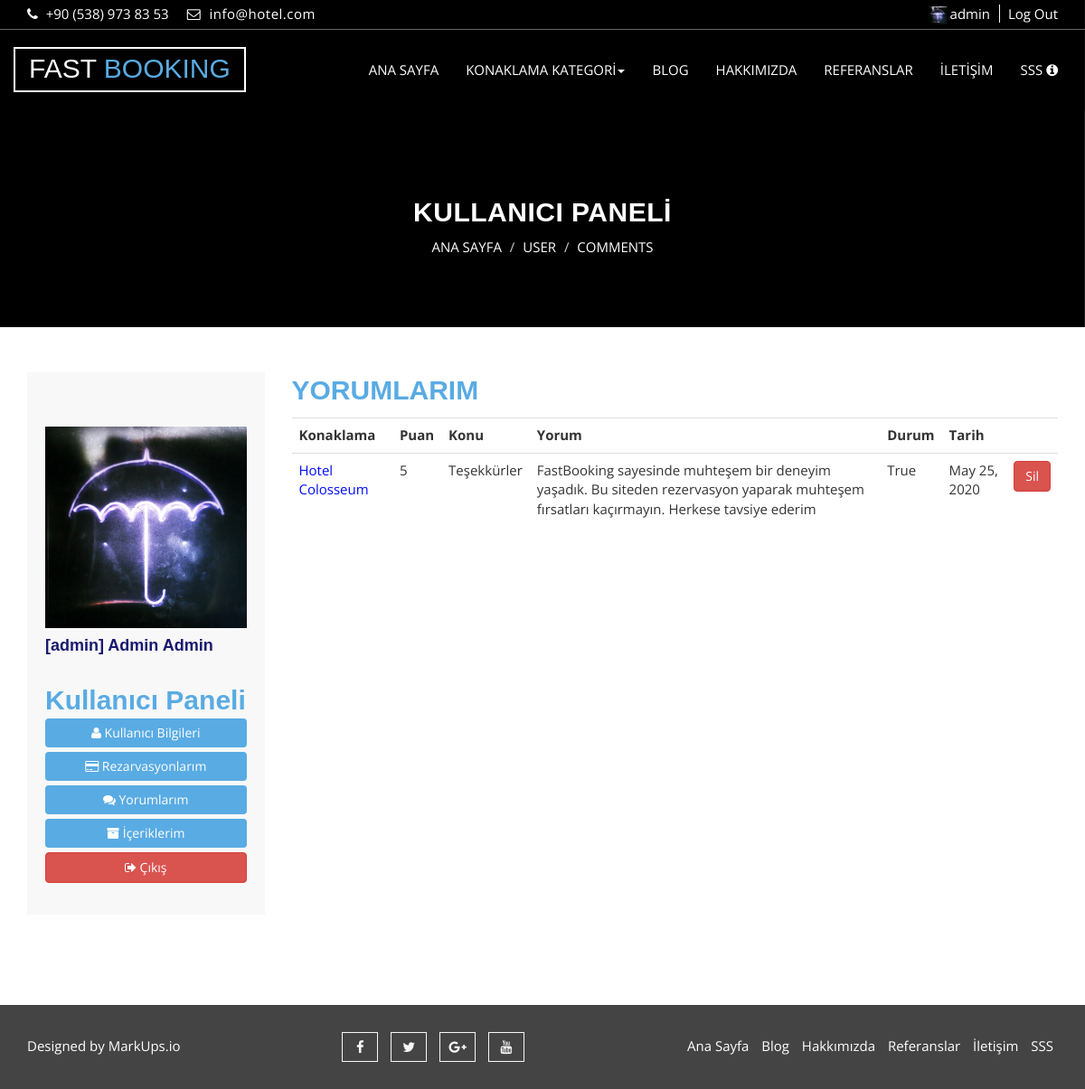
/user/comments/ (signed in), run on the app's committed database.
### home/models.py (models this page shows, shortened)
class Settings(models.Model):
    STATUS = (
        ('True', 'Evet'),
        ('False', 'Hayır'),
    )
    title = models.CharField(max_length=150)
    keywords = models.CharField(max_length=255)
    description = models.CharField(max_length=255)
    company = models.CharField(max_length=255)
    address = models.TextField(blank=True, max_length=255)
    phone = models.CharField(blank=True, max_length=255)
    fax = models.CharField(blank=True, max_length=255)
    email = models.CharField(blank=True, max_length=255)
    smtpserver = models.CharField(max_length=20)
    smtpemail = models.CharField(max_length=20)
    smtppassword = models.CharField(max_length=10)
    smtpport = models.CharField(max_length=5)
    icon = models.ImageField(blank=True, upload_to='images/')
    facebook = models.CharField(blank=True, max_length=50)
    instagram = models.CharField(blank=True, max_length=50)
    twitter = models.CharField(blank=True, max_length=50)
    aboutus = RichTextUploadingField(blank=True)
    references = RichTextUploadingField(blank=True)
    contact = RichTextUploadingField(blank=True)
    status = models.CharField(max_length=10, choices=STATUS)
    create_at = models.DateTimeField(auto_now_add=True)
    update_at = models.DateTimeField(auto_now=True)

class UserProfile(models.Model):
    user = models.OneToOneField(User, on_delete=models.CASCADE)
    phone = models.CharField(blank=True, max_length=20)
    address = models.CharField(blank=True, max_length=20)
    city = models.CharField(blank=True, max_length=20)
    country = models.CharField(blank=True, max_length=20)
    image = models.ImageField(blank=True, upload_to='images/users/', default='images/users/user.png')
    def username(self):
        return '[' + self.user.username + '] ' + self.user.first_name + ' ' + self.user.last_name
    def image_tag(self):
        return mark_safe('<img src="{}" height="50"/>'.format(self.image.url))
    image_tag.short_descripton = 'Image'

### accommodation/models.py (models this page shows, shortened)
class Comment(models.Model):
    STATUS = (
        ('New', 'Yeni'),
        ('True', 'Evet'),
        ('False', 'Hayır'),
    )
    STATUS1 = (
        ('True', 'Evet'),
        ('False', 'Hayır'),
    )
    hotel   = models.ForeignKey(Accommodation, on_delete=models.CASCADE)
    user    = models.ForeignKey(User, on_delete=models.CASCADE)
    subject = models.CharField(max_length=50, blank=True)
    comment = models.CharField(max_length=200, blank=True)
    rate    = models.IntegerField()
    status  = models.CharField(max_length=10, choices=STATUS, default='New')
    publish  = models.CharField(max_length=10, choices=STATUS1, default='False')
    ip      = models.CharField(max_length=20, blank=True)
    create_at = models.DateTimeField(auto_now_add=True)
    update_at = models.DateTimeField(auto_now=True)

class Accommodation(models.Model):
    STATUS = (
        ('True', 'Evet'),
        ('False', 'Hayır'),
    )
    STAR = (
        (0, '-'),
        (1, '(1) *'),
        (2, '(2) **'),
        (3, '(3) ***'),
        (4, '(4) ****'),
        (5, '(5) *****'),
    )
    category    = models.ForeignKey(Category, on_delete=models.CASCADE)
    title       = models.CharField(max_length=100) #charfield = uzunluk
    keywords    = models.CharField(max_length=255)
    description = models.CharField(max_length=255)
    thumbnail   = models.ImageField(blank=True, upload_to='images', default='images/null.jpg')
    star        = models.IntegerField(blank=True, choices=STAR)
    address     = models.TextField(max_length=150)
    email       = models.CharField(max_length=30)
    phone       = models.PositiveSmallIntegerField()
    fax         = models.PositiveSmallIntegerField(blank=True,null=True)
    city        = models.CharField(max_length=30) #TODO: City için bir veri tabanı hazırlanacak.
    detail      = RichTextUploadingField(blank=True)
    status      = models.CharField(max_length=10, choices=STATUS)
    slug        = models.SlugField(null=False, unique=True)
    create_at   = models.DateTimeField(auto_now_add=True)
    update_at   = models.DateTimeField(auto_now=True)
    def image_tag(self):
        return mark_safe('<img src="{}" height="85"/>'.format(self.thumbnail.url))
    image_tag.short_descripton = 'Image'

### user/views.py (the view)
# urls.py: path('comments/', views.comments, name='comments'),
@login_required(login_url='/login')
def comments(request):
    setting = Settings.objects.get(pk=1)
    category = Category.objects.all()
    comments = Comment.objects.filter(user_id=request.user.id).order_by('create_at')
    context = {
        'setting': setting,
        'category': category,
        'comments': comments,
    }
    return render(request, 'user_comments.html', context)

### user/templates/user_comments.html (shortened to what this page needs)
{% extends "homebase.html" %}
{% block menu %}
    {% include "menu.html" %}
{% endblock %}
{% block slider %}
    <section id="aa-property-header">
        <div class="container">
            <div class="row">
                <div class="col-md-12">
                    <div class="aa-property-header-inner">
                        <h2>KULLANICI PANELİ</h2>
                        <ol class="breadcrumb">
                            <li><a href="/">Ana Sayfa</a></li>
                            <li class="active">User</li>
                            <li class="active">Comments</li>
                        </ol>
                    </div>
                </div>
            </div>
        </div>
    </section>
{% endblock %}
{% block content %}
    <section id="aa-blog">
        <div class="container">
            <div class="row">
                <div class="col-md-12">
                    <div class="aa-blog-area">
                        <div class="row">
                            <div class="col-md-3">
                                {% include 'user_panel.html' %}
                            </div>
                            <div class="col-md-9">
                                <h2>YORUMLARIM</h2>
                                <div style="margin-top: 10px; ">
                                    <table class="table" cellpadding="3" width="100%">
                                        <tr class="text-left">
                                            <th>Konaklama</th>
                                            <th>Puan</th>
                                            <th>Konu</th>
                                            <th>Yorum</th>
                                            <th>Durum</th>
                                            <th>Tarih</th>
                                            <th></th>
                                        </tr>
                                        {% for rs in comments %}
                                            <tr class="text-left">
                                                <td>
                                                    <a style="color: #000eff"
                                                       href="/accommodation/{{ rs.hotel.id }}/{{ rs.hotel.slug }}/">
                                                        {{ rs.hotel.title }}
                                                    </a>
                                                </td>
                                                <td>{{ rs.rate }}</td>
                                                <td>{{ rs.subject }}</td>
                                                <td>{{ rs.comment }}</td>
                                                <td>{{ rs.status }}</td>
                                                <td>{{ rs.create_at.date }}</td>
                                                <td>
                                                    <a class="btn btn-danger"
                                                       href="/user/deletecomment/{{ rs.id }}"
                                                       onclick="return confirm('Silinecek ! Emin misin?')">Sil</a>
                                                </td>
                                            </tr>
                                        {% endfor %}
                                    </table>
                                </div>
                            </div>
                        </div>
                    </div>
                </div>
            </div>
        </div>
    </section>
{% endblock %}
{% block footer %}
    {% include 'footer.html' %}
{% endblock %}

### home/templates/header.html
{% load static %}
<header id="aa-header">
    <div class="container">
        <div class="row">
            <div class="col-md-12">
                <div class="aa-header-area">
                    <div class="row">
                        <div class="col-md-6 col-sm-6 col-xs-6">
                            <div class="aa-header-left">
                                <div class="aa-telephone-no">
                                    <span class="fa fa-phone"></span>
                                    {{ setting.phone }}
                                </div>
                                <div class="aa-email hidden-xs">
                                    <span class="fa fa-envelope-o"></span> {{ setting.email }}
                                </div>
                            </div>
                        </div>
                        <div class="col-md-6 col-sm-6 col-xs-6">
                            <div class="aa-header-right">
                                {% if user.id %}
                                    <img src="{{ request.user.userprofile.image.url }}" height="20 px"/>
                                    <a href="/user/" class="aa-register">{{ request.user.username }}</a>
                                    <a href="/logout/" class="aa-login">Log Out</a>
                                {% else %}
                                    <a href="/register/" class="aa-register">Register</a>
                                    <a href="/login/" class="aa-login">Login</a>
                                {% endif %}
                            </div>
                        </div>
                    </div>
                </div>
            </div>
        </div>
    </div>
</header>

### user/templates/user_panel.html
<aside class="aa-blog-sidebar">
    <div class="aa-blog-sidebar-single">
        <div class="aa-banner-ads">
            <a href="#">
                <img src="{{ request.user.userprofile.image.url }}" alt="profile_picture">
            </a>
            <h4 style="color: midnightblue;"><b>{{ request.user.userprofile.username }}</b></h4>
        </div>
    </div>
    <div class="aa-blog-sidebar-single">
        <h2>Kullanıcı Paneli</h2>
        <ul class="ui-menu">
            <li><a class="btn aa-secondary-btn" style="width: 100%" href="/user/"><i class="fa fa-user"></i> Kullanıcı Bilgileri</a></li>
            <li><a class="btn aa-secondary-btn" style="width: 100%" href="/user/reservations/"><i class="fa fa-credit-card"></i> Rezarvasyonlarım</a></li>
            <li><a class="btn aa-secondary-btn" style="width: 100%" href="/user/comments/"><i class="fa fa-comments"></i> Yorumlarım</a></li>
            <li><a class="btn aa-secondary-btn" style="width: 100%" href="/user/contents/"><i class="fa fa-archive"></i> İçeriklerim</a></li>
            <li><a class="btn btn-danger" style="width: 100%" href="/logout/"><i class="fa fa-sign-out"></i> Çıkış</a></li>
        </ul>
    </div>
</aside>

### home/static/css/theme-color/default-theme.css (style rules this page uses)
h2 { color: #59abe3; }
.aa-secondary-btn { background-color: #59abe3; }
#aa-property-header .aa-property-header-inner .breadcrumb li.active { color: #59abe3; }

### data on the page
Settings: phone "+90 (538) 973 83 53", email "info@hotel.com"
Comment: hotel "Hotel Colosseum", rate "5", subject "Teşekkürler", comment "FastBooking sayesinde muhteşem bir deneyim yaşadık. Bu siteden rezervasyon yaparak muhteşem fırsatları kaçırmayın. Herkese tavsiye ederim", status "True", create_at "May 25, 2020"

### other printed values
{{ request.user.username }} "admin"
{{ request.user.userprofile.username }} "[admin] Admin Admin"
